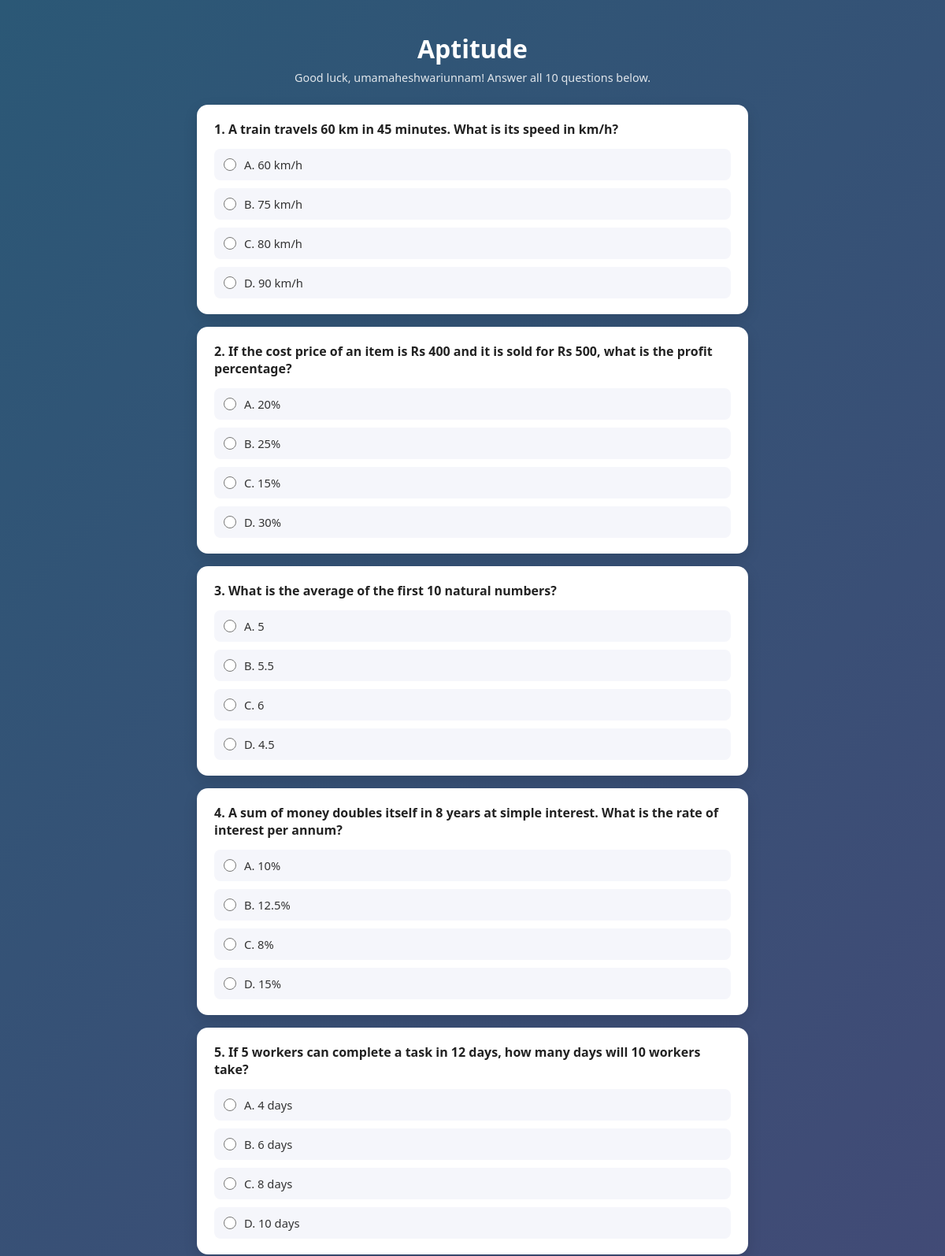
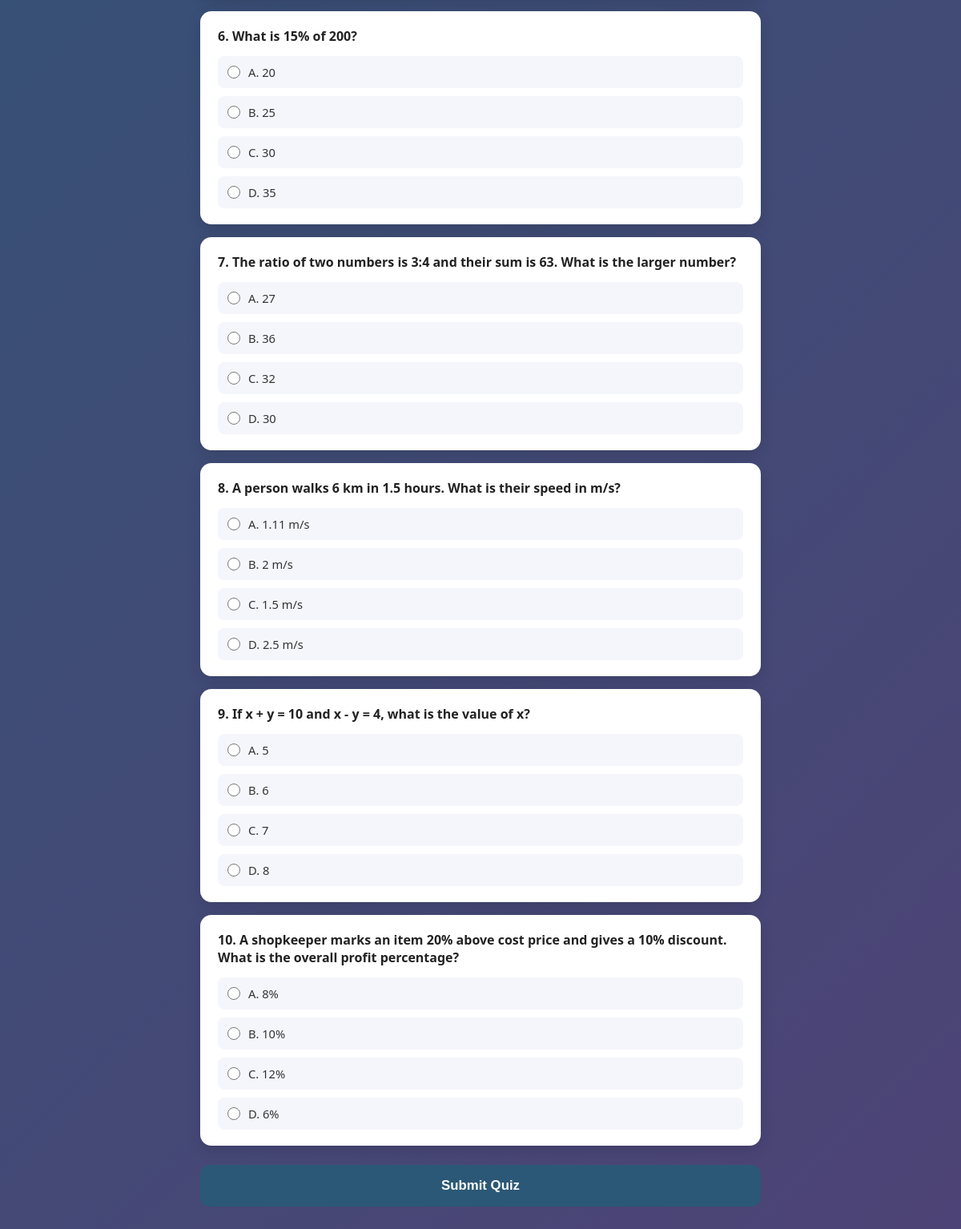
Screenshot of /quiz/2/ (signed in) with the database file from the repository (2 pictures, top to bottom).
### quiz_app/models.py (models this page shows, shortened)
class Category(models.Model):
    name = models.CharField(max_length=100, unique=True)
    class Meta:
        verbose_name_plural = 'Categories'
        ordering = ['name']

class Question(models.Model):
    OPTION_CHOICES = [('A','Option A'),('B','Option B'),('C','Option C'),('D','Option D')]
    category = models.ForeignKey(Category, on_delete=models.CASCADE, related_name='questions')
    text = models.CharField(max_length=300)
    option_a = models.CharField(max_length=200)
    option_b = models.CharField(max_length=200)
    option_c = models.CharField(max_length=200)
    option_d = models.CharField(max_length=200)
    correct_option = models.CharField(max_length=1, choices=OPTION_CHOICES)
    def options(self):
        return [('A', self.option_a), ('B', self.option_b), ('C', self.option_c), ('D', self.option_d)]

### quiz_app/views.py (the view)
# urls.py: path('quiz/<int:category_id>/', views.quiz, name='quiz'),
def quiz(request, category_id):
    category = get_object_or_404(Category, id=category_id)
    questions = list(category.questions.all())
    player_name = request.session.get('player_name', 'Anonymous')
    if not questions:
        return render(request, 'quiz_app/home.html', {'categories': Category.objects.all(), 'error': f'"{category.name}" has no questions yet. Please choose another category.'})
    return render(request, 'quiz_app/quiz.html', {'category': category, 'questions': questions, 'player_name': player_name})

### quiz_app/templates/quiz_app/quiz.html (shortened to what this page needs)
<!DOCTYPE html>
{% load static %}
<html lang="en">
<head>
    <link rel="stylesheet" href="{% static 'quiz_app/style.css' %}">
</head>
<body>
    <div class="wrapper wrapper-wide">
        <header>
            <h1>{{ category.name }}</h1>
            <p class="subtitle">Good luck, {{ player_name }}! Answer all {{ questions|length }} questions below.</p>
        </header>
        <form method="POST" action="{% url 'submit_quiz' category.id %}" id="quizForm">
            {% for question in questions %}
                <div class="question-card">
                    <p class="question-text">{{ forloop.counter }}. {{ question.text }}</p>
                    <div class="options">
                        {% for key, text in question.options %}
                            <label class="option-label">
                                <input type="radio" name="question_{{ question.id }}" value="{{ key }}" required>
                                <span>{{ key }}. {{ text }}</span>
                            </label>
                        {% endfor %}
                    </div>
                </div>
            {% endfor %}
            <button type="submit" class="submit-btn">Submit Quiz</button>
        </form>
    </div>
</body>
</html>

### quiz_app/static/quiz_app/style.css (style rules this page uses)
* { margin: 0; padding: 0; box-sizing: border-box; }
body { font-family: 'Segoe UI', Roboto, Helvetica, Arial, sans-serif; min-height: 100vh; background: linear-gradient(135deg, #2b5876 0%, #4e4376 100%); display: flex; align-items: flex-start; justify-content: center; padding: 40px 15px; }
.wrapper { width: 100%; max-width: 480px; }
.wrapper-wide { width: 100%; max-width: 700px; }
header { text-align: center; color: #fff; margin-bottom: 25px; }
header h1 { font-size: 2rem; font-weight: 700; }
.subtitle { opacity: 0.85; font-size: 0.9rem; margin-top: 6px; }
.question-card { background: #fff; border-radius: 14px; padding: 20px 22px; margin-bottom: 16px; box-shadow: 0 6px 18px rgba(0,0,0,0.12); }
.question-text { font-weight: 600; color: #222; margin-bottom: 14px; font-size: 1rem; }
.options { display: flex; flex-direction: column; gap: 10px; }
.option-label { display: flex; align-items: center; gap: 10px; padding: 10px 12px; border-radius: 8px; background: #f5f6fb; cursor: pointer; font-size: 0.92rem; color: #333; }
.option-label input { accent-color: #2b5876; width: 16px; height: 16px; }
.submit-btn { width: 100%; padding: 16px; border: none; border-radius: 12px; background: #2b5876; color: #fff; font-weight: 700; font-size: 1.05rem; cursor: pointer; margin-top: 8px; margin-bottom: 30px; }

### rows the page displays
Category: name "Aptitude"
Question: text "A train travels 60 km in 45 minutes. What is its speed in km/h?", options "A" "B" "C" "D", options "60 km/h" "75 km/h" "80 km/h" "90 km/h"
Question: text "If the cost price of an item is Rs 400 and it is sold for Rs 500, what is the profit percentage?", options "A" "B" "C" "D", options "20%" "25%" "15%" "30%"
Question: text "What is the average of the first 10 natural numbers?", options "A" "B" "C" "D", options "5" "5.5" "6" "4.5"
Question: text "A sum of money doubles itself in 8 years at simple interest. What is the rate of interest per annum?", options "A" "B" "C" "D", options "10%" "12.5%" "8%" "15%"
Question: text "If 5 workers can complete a task in 12 days, how many days will 10 workers take?", options "A" "B" "C" "D", options "4 days" "6 days" "8 days" "10 days"
Question: text "What is 15% of 200?", options "A" "B" "C" "D", options "20" "25" "30" "35"
Question: text "The ratio of two numbers is 3:4 and their sum is 63. What is the larger number?", options "A" "B" "C" "D", options "27" "36" "32" "30"
Question: text "A person walks 6 km in 1.5 hours. What is their speed in m/s?", options "A" "B" "C" "D", options "1.11 m/s" "2 m/s" "1.5 m/s" "2.5 m/s"
Question: text "If x + y = 10 and x - y = 4, what is the value of x?", options "A" "B" "C" "D", options "5" "6" "7" "8"
Question: text "A shopkeeper marks an item 20% above cost price and gives a 10% discount. What is the overall profit percentage?", options "A" "B" "C" "D", options "8%" "10%" "12%" "6%"

### other values shown
{{ player_name }} "umamaheshwariunnam"
{{ questions|length }} "10"
